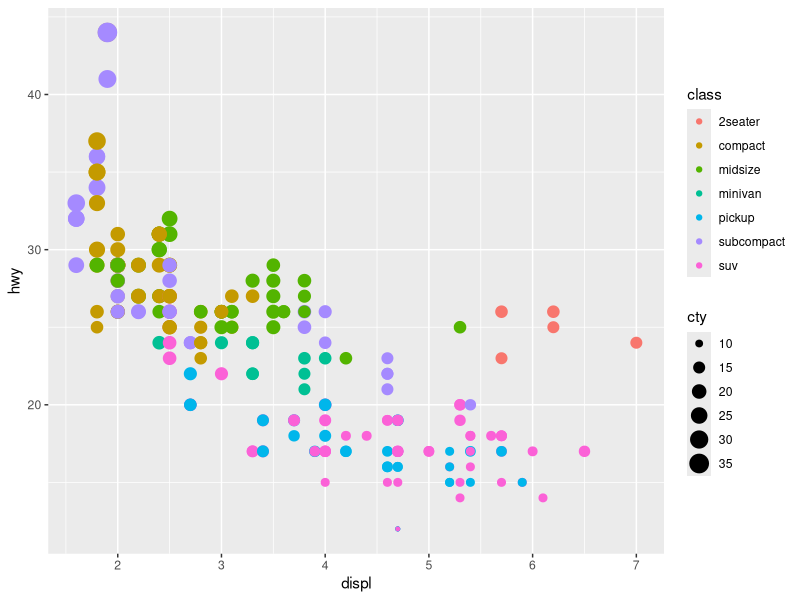
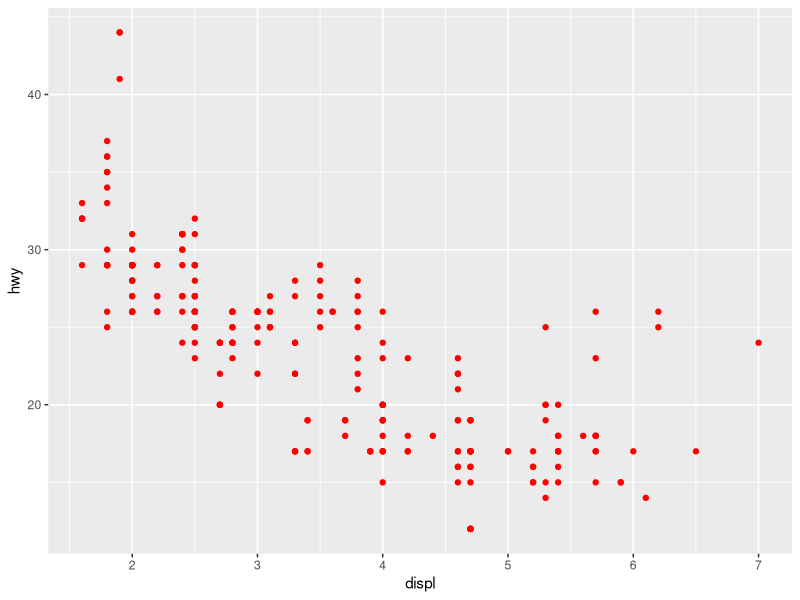

Write R code to recreate these figures, in order. (Note: this script raises an error after producing the figures.)
## ---- chunk 1
# Uncomment the line below to install ggplot2 (if you haven't already).
install.packages('ggplot2')
library(ggplot2)

# The mpg dataset is available by default in R, it has the variable name `mpg`
nrow(mpg)
ncol(mpg)
head(mpg)
tail(mpg)

# count the number of distinct car models in this dataset
length(levels(as.factor(mpg$model)))
## ---- chunk 2
# library(ggplot2)
# # ggplot(mpg, aes(x = displ, y = hwy)) + geom_point()
# 
# # colour
# ggplot(data = mpg, aes(x = displ, y = hwy)) + geom_point(colour = 'red')
# 
# # size
# ggplot(data = mpg, aes(x = displ, y = hwy)) + geom_point(size = 0.25)
# 
# 
# # transparency
# ggplot(data = mpg, aes(x = displ, y = hwy)) + geom_point(alpha = 0.1)
# 
# # shape
# ggplot(data = mpg, aes(x = displ, y = hwy)) + geom_point(shape = 4)


# move colour to aesthetic - 
# # colour
# ggplot(data = mpg, aes(x = displ, y = hwy, colour = class)) + geom_point()


# colour
ggplot(data = mpg, aes(x = displ, y = hwy, size = cty, colour = class)) + geom_point()

## ---- chunk 3

## ---- chunk 4

## ---- chunk 5
# colour
ggplot(data = mpg, aes(x = displ, y = hwy)) + geom_point(colour = 'red')

# size
ggplot(data = mpg, aes(x = displ, y = hwy)) + geom_point(size = '0.25')


# transparency
ggplot(data = mpg, aes(x = displ, y = hwy)) + geom_point(alpha = '0.1')

# shape
ggplot(data = mpg, aes(x = displ, y = hwy)) + geom_point(shape = '4')

## ---- chunk 6
ggplot(data = mpg, aes(x = displ, y = hwy)) + 
geom_point() + 
facet_grid(drv ~ . )

## ---- chunk 7

ggplot(data = mpg, aes(x = displ, y = hwy)) + 
geom_point() + 
facet_grid(. ~ drv )


## ---- chunk 8

# column displ vs hwy -- what is cyl?
# ggplot(data = mpg, aes(x = displ, y = hwy)) + geom_point() + facet_grid(. ~ cyl )

#ggplot(data = mpg, aes(x = displ, y = hwy)) + geom_point() + facet_grid(drv ~ cyl )
# 
ggplot(data = mpg, aes(x = displ, y = hwy)) + geom_point() + facet_grid(~  class )
# 

## ---- chunk 9

## ---- chunk 10

## ---- chunk 11

ggplot(data = mpg, aes(x = displ, y = hwy)) + 
geom_point() + 
geom_smooth()


## ---- chunk 12

## ---- chunk 13
ggplot(data = mpg, aes(x = class, y = hwy)) + geom_boxplot()


## ---- chunk 14

# this re-orders byt the mean hence not all ascending 
# ggplot(data = mpg, aes(x = reorder(class, hwy), y = hwy)) + geom_boxplot()

# answer - re-order byt he emdian not the mean so all ascending 
ggplot(data = mpg, aes(x = reorder(class, hwy, fun = median),  y = hwy)) + 	geom_boxplot() 


## ---- chunk 15

## ---- chunk 16
ggplot(data = diamonds, aes(x = cut, colour = cut)) + ?	geom_bar()


## ---- chunk 17

## ---- chunk 18

## ---- chunk 19

## ---- chunk 20
